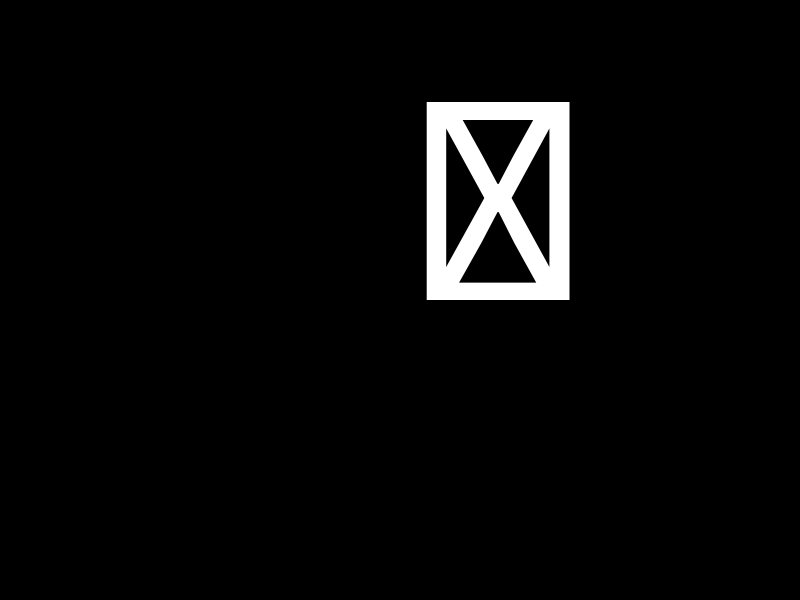
Frame 1 (no input)
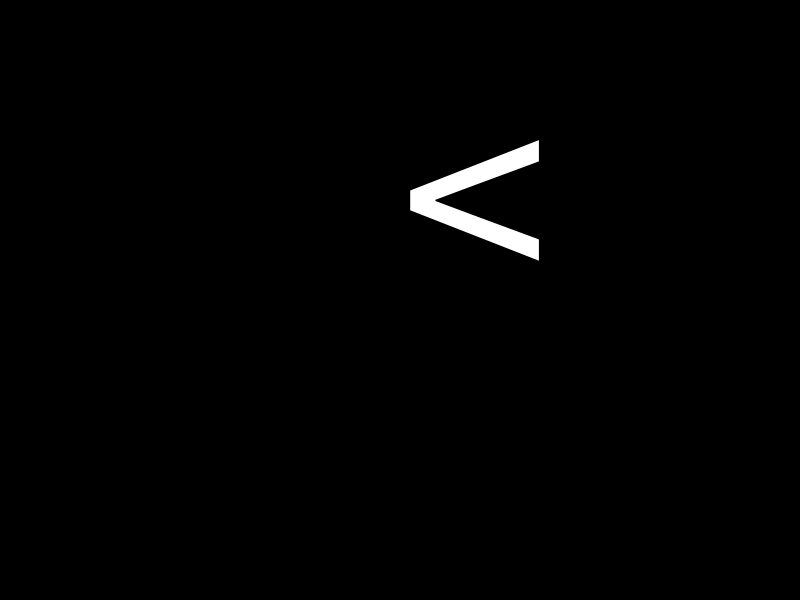
Frame 60 (the mouse pressed at the canvas centre just before this capture)
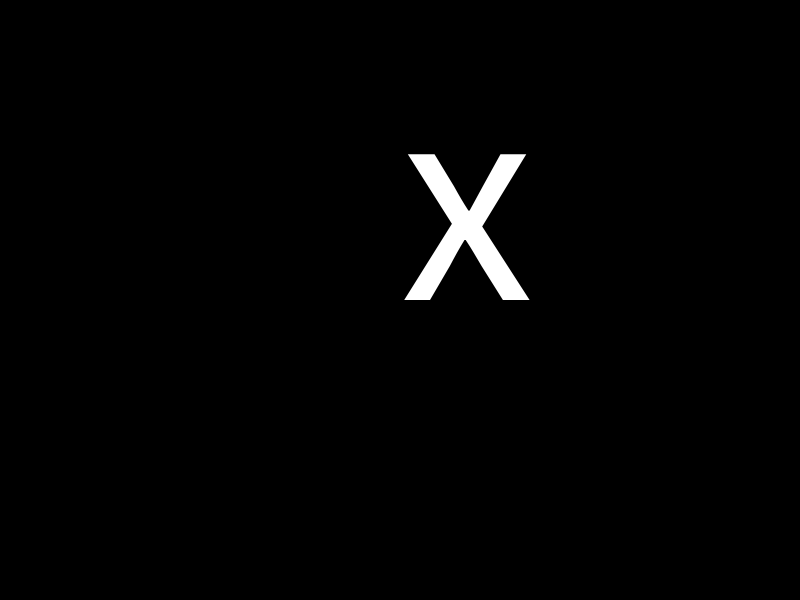
Frame 120 (the mouse held since frame 60 and released just before this capture)

The Processing sketch that drew these frames (run headless with seeded random() and noise(); from frame 60 on, the mouse is pressed at the canvas centre):

// Processing sketch: build
// ── build.pde
//simple example that scans through ascii values
void setup() {
  size(800, 600);
}
void draw() {
  background(0);  //clear screen
  fill(255);  //set text colour to white
  textSize(300);
  text(char(frameCount), width*0.5, height*0.5);
  //text(char(mouseX), width*0.5, height*0.5);  //variant - use mouse to scan
}
